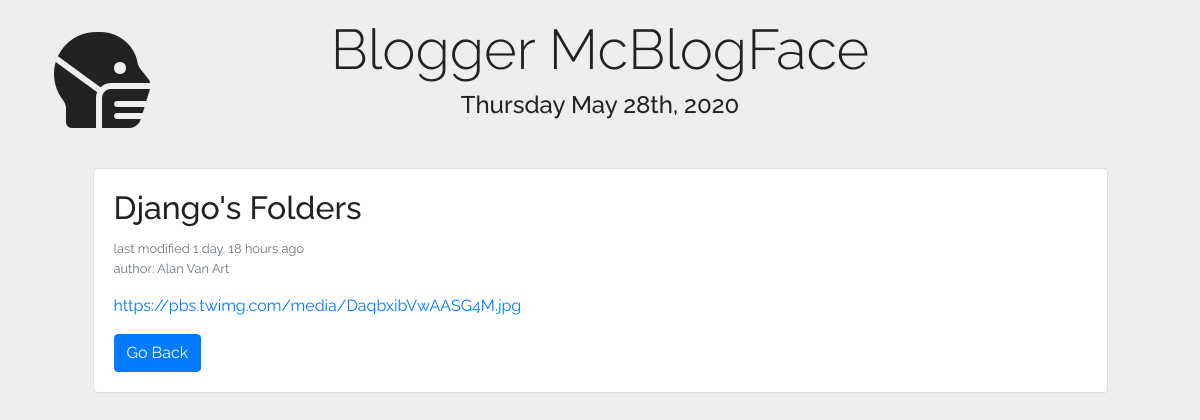
Page /article/3 on the committed database.
### articles/models.py (models this page shows, shortened)
class Article(models.Model):
    author = models.ForeignKey('auth.User', on_delete = models.CASCADE,)
    title = models.CharField(max_length = 100)
    body = models.TextField()
    created = models.DateTimeField(auto_now_add=True, editable=False, null=False, blank=False)
    last_modified = models.DateTimeField(auto_now=True, editable=False, null=False, blank=False)
    class Meta:
        ordering = ['-last_modified']

### articles/views.py (the view)
# urls.py: path('article/<int:pk>', views.ArticleDetailView.as_view(), name='detail'),
class ArticleDetailView(DetailView):
    model = Article
    template_name = 'detail.html'

### templates/detail.html
{% load static %}
{% include '_header.html' %}
    <div class="container">
        <div class="row">
            {% block content %}
            <div class="col-11 mx-auto">
                <div class="card">
                    <div class="card-body">
                        <h2 class="card-title">{{ article.title|title }}</h2>
                        <p class="card-text">
                            <small class="text-muted d-block">last modified {{ article.last_modified|timesince }} ago</small>
                            <small class="text-muted d-block">author: {{ article.author.get_full_name|title }}</small>
                        </p>
                        <p class="card-text">{{ article.body|linebreaks|urlize }}</p>
                        <a href="/" class="btn btn-primary">Go Back</a>
                    </div>
                </div>
            </div>
            {% endblock content %}
        </div>
    </div>
</body>
</html>

### static/css/style.css (style rules this page uses)
body { font-family: 'Raleway', sans-serif; background-color: #eee; color: #222; }

### rows in the picture
Article: title "Django's Folders", last_modified "1 day, 18 hours", author.get_full_name "Alan Van Art", body "https://pbs.twimg.com/media/DaqbxibVwAASG4M.jpg"
